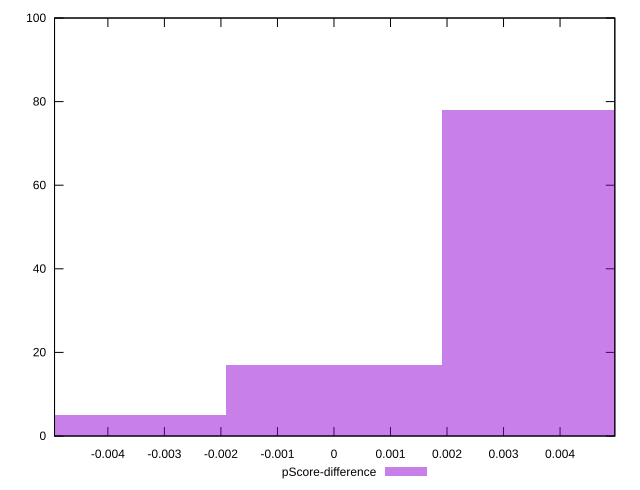

Recreate this plot in gnuplot.
reset

$pScoreDifference <<EOF
0 17
0.003812243870603259 78
-0.003812243870603259 5
EOF

set key outside below
set boxwidth 0.003812243870603259
set xrange [-0.0049439642509031545:0.004969086127550981]
set yrange [0:100]
set trange [0:100]
set style fill transparent solid 0.5 noborder
set terminal svg size 640, 490 enhanced background rgb 'white'
set output "reports/report_00033_2021-03-01T14-23-16.841Z/first-cpu-idle/samples/astro/pScore-difference/histogram.svg"

plot $pScoreDifference title "pScore-difference" with boxes

reset
